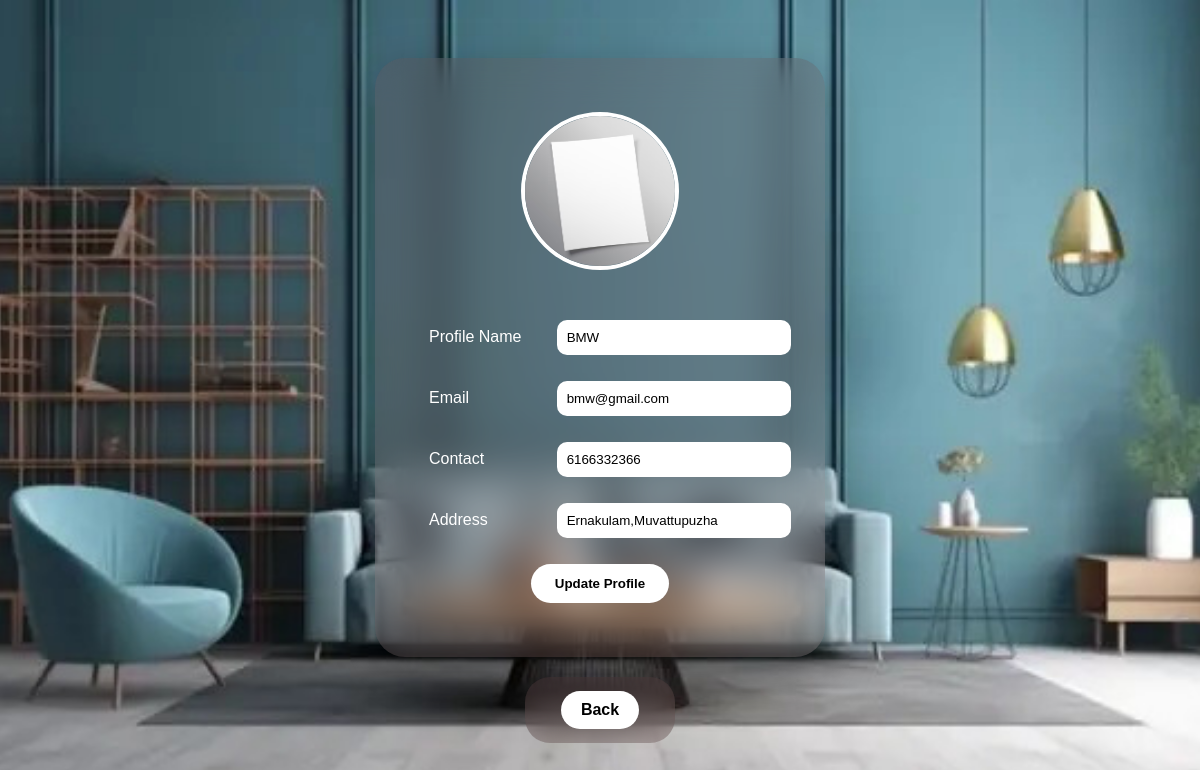
Screenshot of /Renter/Editprofile/ (signed in) with the database file from the repository.
### Guest/models.py (models this page shows)
class tbl_renter(models.Model):
    renter_name=models.CharField(max_length=30)
    renter_email=models.CharField(max_length=30)
    renter_contact=models.CharField(max_length=30)
    renter_address=models.CharField(max_length=100)
    place=models.ForeignKey(tbl_Place,on_delete=models.CASCADE)
    renter_photo=models.FileField(upload_to="Assets/User/")
    renter_proof=models.FileField(upload_to="Assets/User/")
    renter_password=models.CharField(max_length=30)
    renter_status =models.IntegerField(default=0)

### Renter/views.py (the view)
# urls.py: path('Editprofile/',views.Editprofile,name='Editprofile'),
def Editprofile(request):
    renterdata=tbl_renter.objects.get(id=request.session['rid'])
    if request.method=='POST':
        renterdata.renter_name=request.POST.get('txt_rentername')
        renterdata.renter_email=request.POST.get('txt_email')
        renterdata.renter_contact=request.POST.get('txt_contact')
        renterdata.renter_address=request.POST.get('txt_address')
        renterdata.save()
        return render(request,'Renter/Editprofile.html',{'msg':"Profile Updated"})
    else:
        return render(request,'Renter/Editprofile.html',{'renterdata':renterdata})

### Renter/Templates/Renter/Editprofile.html (shortened to what this page needs)
{% load static %}
<!DOCTYPE html>
<html lang="en">
<head>
</head>
<body>
        <form action="" method="post">
        <table border="1" align="center">
            <tr>
                <td colspan="2" align="center"> <img src="{{renterdata.renter_photo.url}}" width="170" alt=""></td>
            </tr>
            <tr>
                <td>Profile Name</td>
                <td>
                    <input type="text" required name="txt_rentername" id="txt_rentername"
                        value="{{renterdata.renter_name}}">
                </td>
            </tr>
            <tr>
                <td>Email</td>
                <td>
                    <input type="email" required name="txt_email" id="txt_email" value="{{renterdata.renter_email}}">
                </td>
            </tr>
            <tr>
                <td>Contact</td>
                <td>
                    <input type="text" required name="txt_contact" id="txt_contact"
                        value="{{renterdata.renter_contact}}">
                </td>
            </tr>
            <tr>
                <td>Address</td>
                <td>
                    <input type="text" request name="txt_address" id="txt_address"
                        value="{{renterdata.renter_address}}">
                </td>
            </tr>
            <tr>
                <td colspan="2" align="center">
                    <input type="submit" value="Update Profile" class="editprofile-btn">
                </td>
            </tr>
        </table>
                    <table border="1" align="center">
            <td><a href="{% url 'Renter:Myprofile'%}" class="profile-action-btn">Back</a></td>
            </table>
    </form>
</body>
</html>

### rows the page displays
tbl_renter: renter_photo (picture), txt_rentername "BMW", txt_email "bmw@gmail.com", txt_contact "6166332366", txt_address "Ernakulam,Muvattupuzha"
